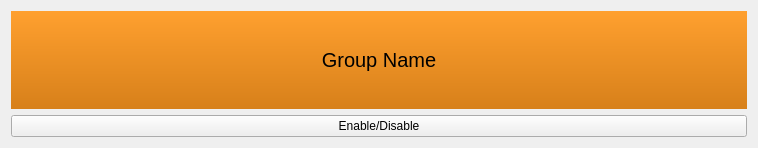
<?xml version="1.0" encoding="UTF-8"?>
<ui version="4.0">
 <class>Form</class>
 <widget class="QWidget" name="Form">
  <property name="geometry">
   <rect>
    <x>0</x>
    <y>0</y>
    <width>758</width>
    <height>148</height>
   </rect>
  </property>
  <property name="windowTitle">
   <string>Form</string>
  </property>
  <layout class="QVBoxLayout" name="verticalLayout_2">
   <item>
    <widget class="QLabel" name="Group_label">
     <property name="sizePolicy">
      <sizepolicy hsizetype="Expanding" vsizetype="Expanding">
       <horstretch>0</horstretch>
       <verstretch>0</verstretch>
      </sizepolicy>
     </property>
     <property name="minimumSize">
      <size>
       <width>0</width>
       <height>40</height>
      </size>
     </property>
     <property name="maximumSize">
      <size>
       <width>16777215</width>
       <height>16777215</height>
      </size>
     </property>
     <property name="font">
      <font>
       <pointsize>15</pointsize>
      </font>
     </property>
     <property name="styleSheet">
      <string notr="true">background-color: QLinearGradient( x1: 0, y1: 0, x2: 0, y2: 1, stop: 0 #ffa02f, stop: 1 #d7801a);</string>
     </property>
     <property name="text">
      <string>Group Name</string>
     </property>
     <property name="alignment">
      <set>Qt::AlignCenter</set>
     </property>
    </widget>
   </item>
   <item>
    <widget class="QPushButton" name="EnableGroup_pushButton">
     <property name="text">
      <string>Enable/Disable</string>
     </property>
     <property name="checkable">
      <bool>true</bool>
     </property>
     <property name="checked">
      <bool>false</bool>
     </property>
    </widget>
   </item>
   <item>
    <layout class="QGridLayout" name="settingsGroup_Layout">
     <property name="sizeConstraint">
      <enum>QLayout::SetMinimumSize</enum>
     </property>
    </layout>
   </item>
  </layout>
 </widget>
 <resources/>
 <connections/>
</ui>
